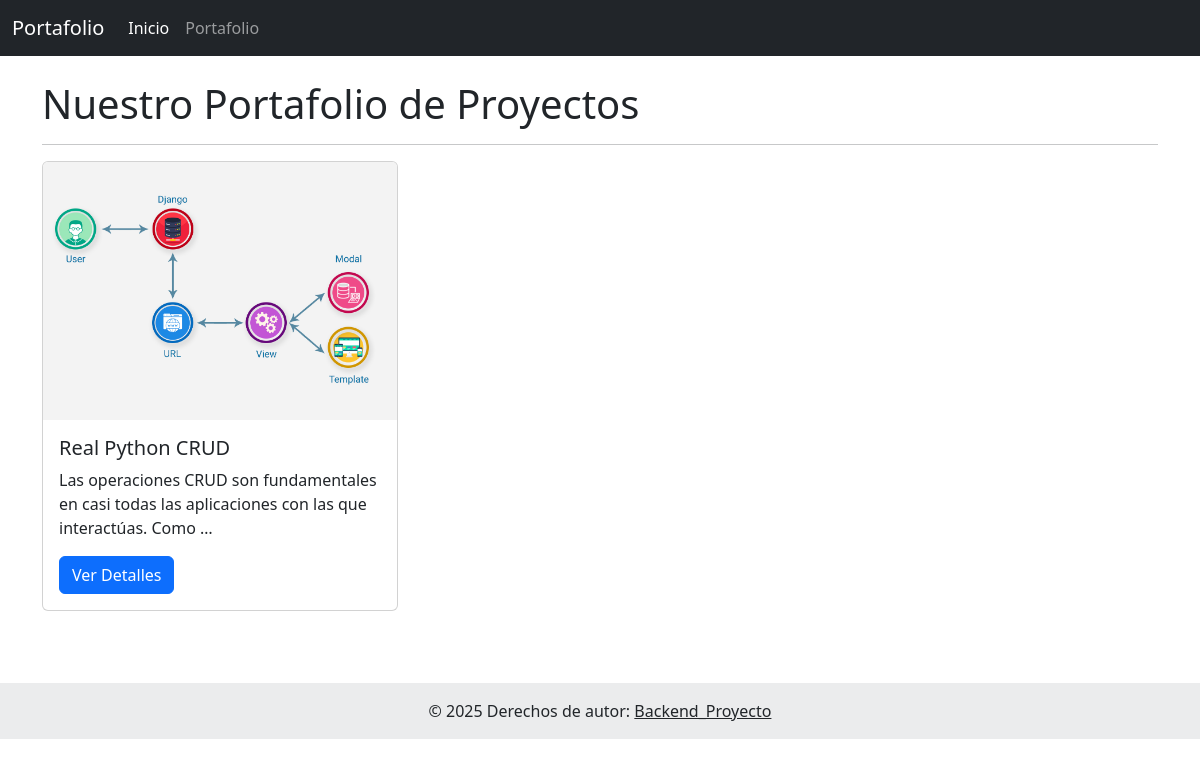
The page / on the database its author committed.
### frontend_proyecto/models.py (models this page shows, shortened)
class Proyecto(models.Model):
    titulo = models.CharField(max_length=100)
    descripcion = models.TextField()
    tecnologia = models.CharField(max_length=50) # Aumentado por si acaso
    subir_imagen = models.ImageField(upload_to='proyectos/', blank=True, null=True)

### frontend_proyecto/views.py (the view)
# urls.py: path('', views.ver_proyectos, name='lista_proyectos'),
def ver_proyectos(request):
    proyectos = Proyecto.objects.all()
    context = {
        'proyectos': proyectos
    }
    return render(request, 'frontend_proyecto/ver_proyectos.html', context)

### frontend_proyecto/templates/frontend_proyecto/ver_proyectos.html (shortened to what this page needs)
{% extends 'frontend_proyecto/base.html' %}
{% block content %}
<h1>Nuestro Portafolio de Proyectos</h1>
<hr>
<div class="row">
    {% for proyecto in proyectos %}
    <div class="col-md-4 mb-4">
        <div class="card">
            {% if proyecto.subir_imagen %}
                <img src="{{ proyecto.subir_imagen.url }}" class="card-img-top" alt="{{ proyecto.titulo }}">
            {% endif %}
            <div class="card-body">
                <h5 class="card-title">{{ proyecto.titulo }}</h5>
                <p class="card-text">{{ proyecto.descripcion|truncatewords:15 }}</p>
                <a href="{% url 'frontend_proyecto:detalles_proyecto' proyecto.id %}" class="btn btn-primary">Ver Detalles</a>
            </div>
        </div>
    </div>
    {% empty %}
    <div class="col">
        <p>Aún no hay proyectos para mostrar.</p>
    </div>
    {% endfor %}
</div>
{% endblock %}

### rows shown on the page
Proyecto: subir_imagen (picture), titulo "Real Python CRUD", descripcion "Las operaciones CRUD son fundamentales en casi todas las aplicaciones con las que interactúas. Como …"
